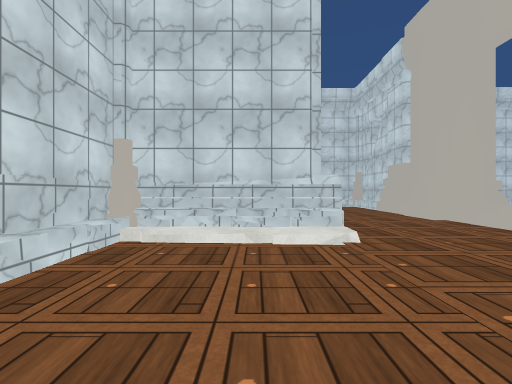
[1] (above)

16 first-person views from a walk through a scene from a Unity 3-D project. The camera is 1.3 m above the floor, looks level and sees 85° across. The floor is counted in squares, 2 m on a side. Each view is taken from the middle of a square. On the plan, view 1 faces up. The plan holds only what a view shows up to about 9 squares ahead; the rest is blank. The place goes on beyond the plan. Some animated figures are left out. Surface patterns are stand-ins for the level's own textures.

[2]
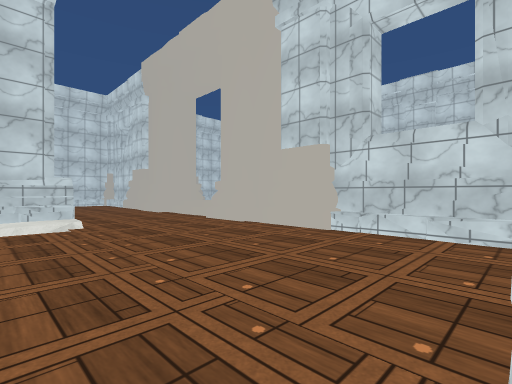

[3]
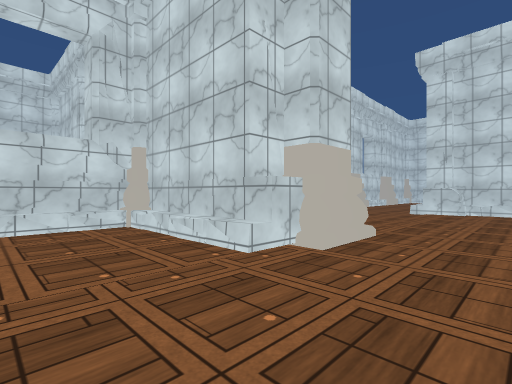

[4]
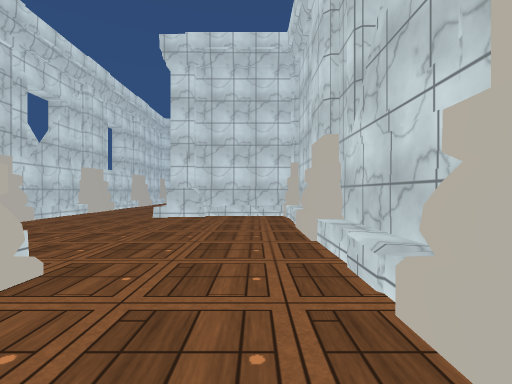

[5]
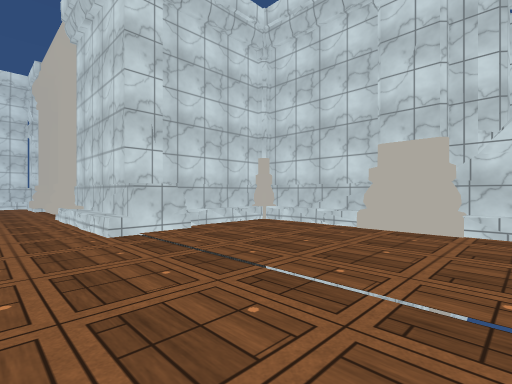

[6]
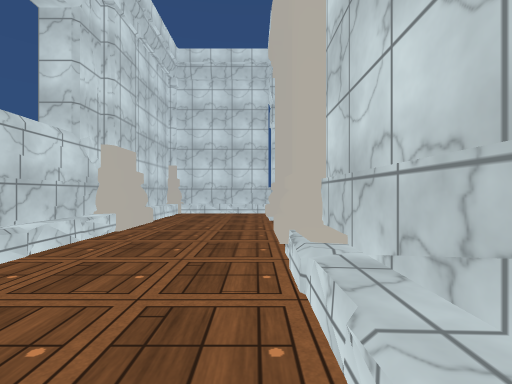

[7]
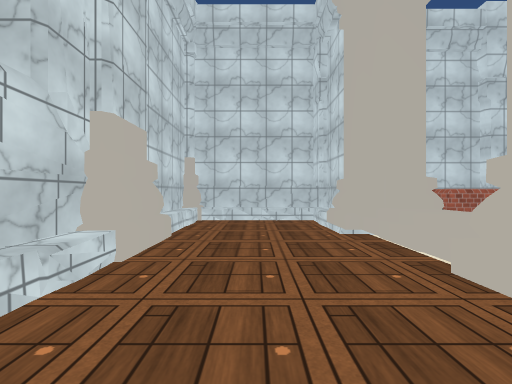

[8]
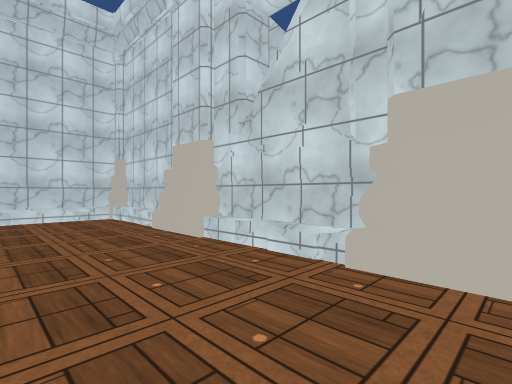

[9]
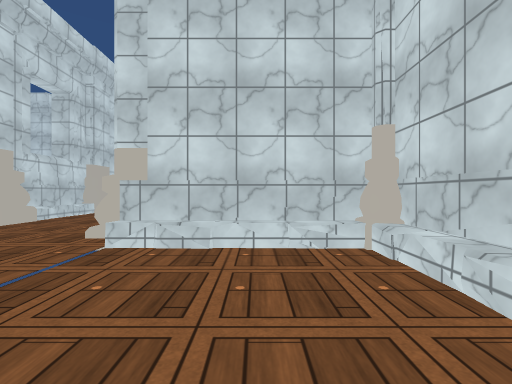

[10]
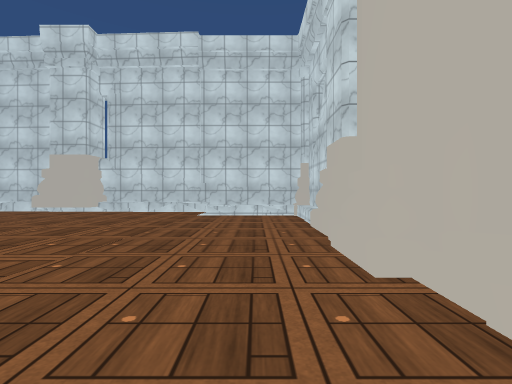

[11]
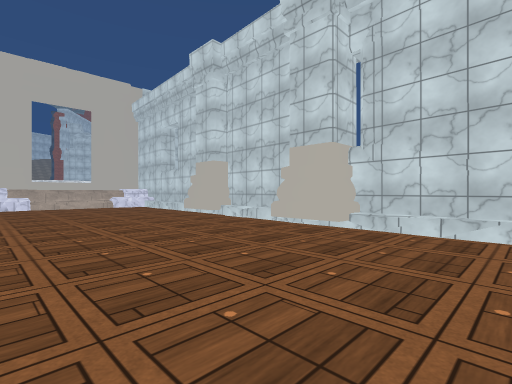

[12]
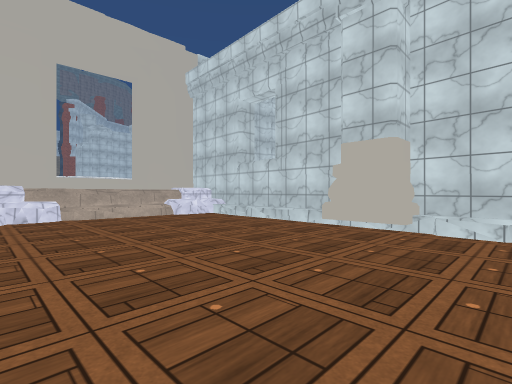

[13]
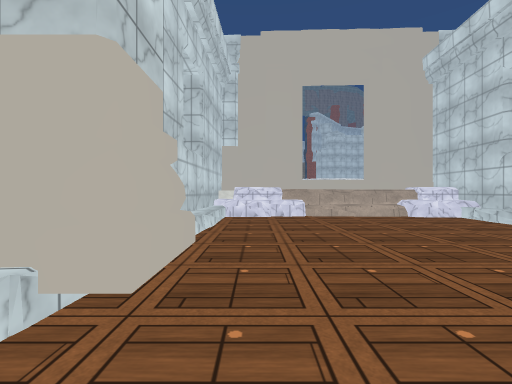

[14]
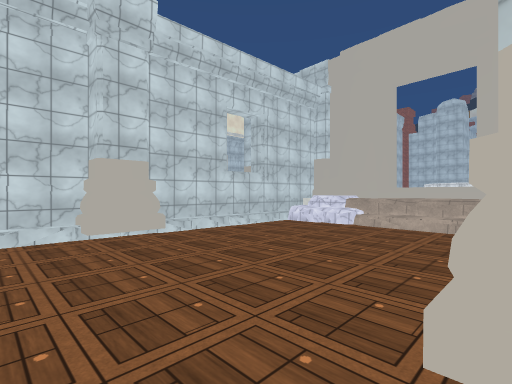

[15]
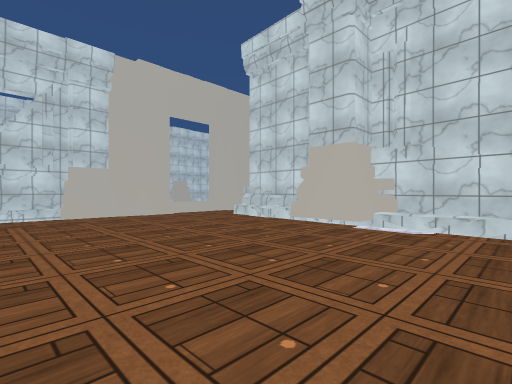

[16]
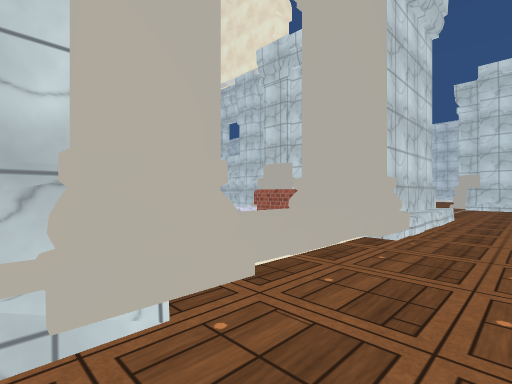

### Floor plan
Key: @ floor where view 1 was taken; # wall or solid block; . main floor; : floor 0.25 m higher than the main floor; / step, stairs or slope; = window, fence, low wall or low ledge; ^ raised ledge; v drop or lower ground; O other object.
Columns run from 14 left of view 1 to 6 right of it. Each row starts with its distance up from view 1.
 13  #^^#### ##
 12  #^=:::##//#########
 11 OO^:::::::::::::..^#
 10 OO^:::::::::::::...#
  9 OO^:::::::::::::..##
  8 ##^:::::::::::::..#O
  7   ^:::::::::::::..O
  6  ^^/////#:###:::..OOO
  5    #############../
  4             #///../O
  3             #.....##
  2             #.....#O
  1             #.....##
  0             #.@....#
 -1             #.....^#
 -2             #..#^^##
 -3             #..#  ##
 -4             #..#####
 -5             #......#
 -6             #......#
 -7             #......#
 -8             #......#
 -9             #......#
-10             ####...#
-11            #^^ #...#
-12            v^^ #...#
-13                #...#
-14               OO...#
-15                O...#
-16               OO...#
-17                #...#
-18             ^^ #...#
-19            #^^ #####

Where each view was taken, in squares from view 1:
view 1: 0 up, 0 right, facing up
view 2: 2 down, 0 right, facing up-right
view 3: 0 up, 1 left, facing down-right
view 4: 2 down, 1 left, facing down
view 5: 5 down, 3 right, facing down-left
view 6: 10 down, 2 right, facing down
view 7: 12 down, 3 right, facing down
view 8: 12 down, 2 right, facing up-right
view 9: 8 down, 3 right, facing up
view 10: 4 up, 3 right, facing up
view 11: 7 up, 1 right, facing up-left
view 12: 7 up, 4 left, facing up-left
view 13: 7 up, 4 left, facing left
view 14: 12 up, 4 left, facing down-left
view 15: 11 up, 5 left, facing down-right
view 16: 17 down, 3 right, facing up-left
